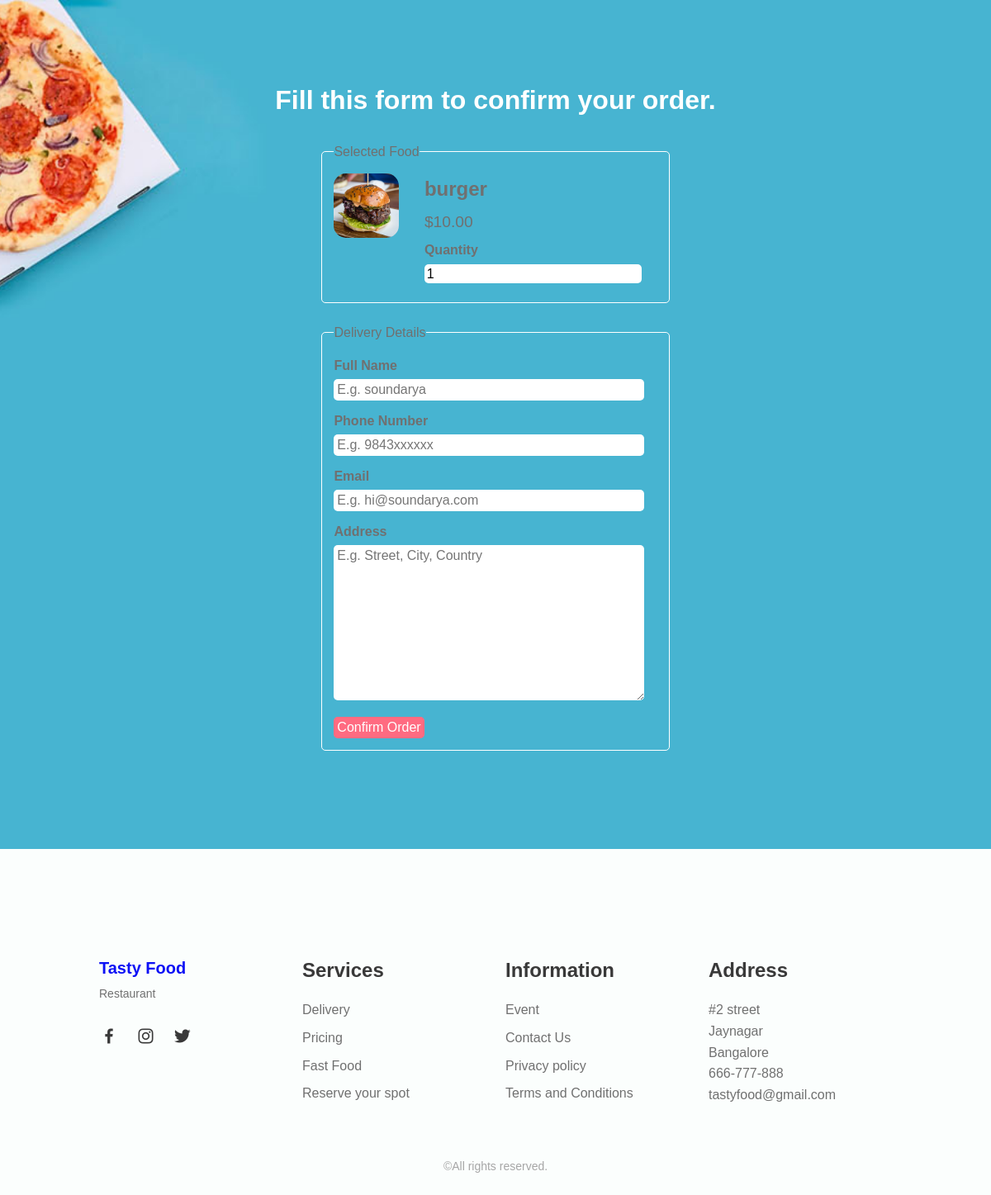
Page /order.php?food_id=17 on the committed database.
### tables this page shows
CREATE TABLE `tbl_food` (
  `id` int(10) UNSIGNED NOT NULL,
  `title` varchar(100) NOT NULL,
  `description` text NOT NULL,
  `price` decimal(10,2) NOT NULL,
  `image_name` varchar(255) NOT NULL,
  `category_id` int(10) UNSIGNED NOT NULL,
  `featured` varchar(10) NOT NULL,
  `active` varchar(10) NOT NULL
);

### order.php (the view, shortened to what this page needs)
<?php include('partials-front/menu.php'); ?>
<?php
if (isset($_GET['food_id']))
 {
    $food_id = $_GET['food_id'];
    $sql = " SELECT * FROM tbl_food WHERE id=$food_id";
    $res = mysqli_query($conn,$sql);
    $count = mysqli_num_rows($res);
    if ($count==1)
    {
        $row = mysqli_fetch_assoc($res);
        $title = $row['title'];
        $price = $row['price'];
        $image_name = $row['image_name'];
    }
    else
    {
        header('location:'.SITEURL);
    }
}
else
{
    header('location:'.SITEURL);
}
?>
    <section class="food-search">
        <div class="container">
            <h2 class="text-center text-white">Fill this form to confirm your order.</h2>
            <form action="" class="order" method="POST">
                <fieldset>
                    <legend>Selected Food</legend>
                    <div class="food-menu-img">
                        <?php
                        if ($image_name=="")
                        {
                            echo " <div class='error'> Image is Not Available.</div>";
                         }
                         else
                         {
                            ?>
                            <img src="<?php echo SITEURL; ?>images/food/<?php  echo $image_name;?>" alt="Chicke Hawain Pizza" class="img-responsive img-curve">
                            <?php
                         }
                        ?>
                    </div>
                    <div class="food-menu-desc">
                        <h3><?php echo $title; ?></h3>
                        <p class="food-price">$<?php echo $price;?></p>
                        <div class="order-label">Quantity</div>
                        <input type="number" name="qty" class="input-responsive" value="1" required>
                    </div>
                </fieldset>
                <fieldset>
                    <legend>Delivery Details</legend>
                    <div class="order-label">Full Name</div>
                    <input type="text" name="full-name" placeholder="E.g. soundarya" class="input-responsive" required>
                    <div class="order-label">Phone Number</div>
                    <input type="tel" name="contact" placeholder="E.g. 9843xxxxxx" class="input-responsive" required>
                    <div class="order-label">Email</div>
                    <input type="email" name="email" placeholder="E.g. hi@soundarya.com" class="input-responsive" required>
                    <div class="order-label">Address</div>
                    <textarea name="address" rows="10" placeholder="E.g. Street, City, Country" class="input-responsive" required></textarea>
                    <input type="submit" name="submit" value="Confirm Order" class="btn btn-primary">
                </fieldset>
            </form>
        </div>
    </section>
   <?php include('partials-front/footer.php'); ?>

### css/style.css (style rules this page uses)
* { margin: 0 0; padding: 0 0; font-family: Arial, Helvetica, sans-serif; }
.container { width: 80%; margin: 0 auto; padding: 1%; }
.img-responsive { width: 100%; }
.img-curve { border-radius: 15px; }
.text-center { text-align: center; }
.text-white { color: white; }
.btn { padding: 1%; border: none; font-size: 1rem; border-radius: 5px; }
.btn-primary { background-color: #ff6b81; color: white; cursor: pointer; }
h2 { color: #2f3542; font-size: 2rem; margin-bottom: 2%; }
h3 { font-size: 1.5rem; }
fieldset { border: 1px solid white; margin: 5%; padding: 3%; border-radius: 5px; }
.food-search { background-image: url(../images/bg.jpg); background-size: cover; background-repeat: no-repeat; background-position: center; padding: 7% 0; }
.food-menu-img { width: 20%; float: left; }
.food-menu-desc { width: 70%; float: left; margin-left: 8%; }
.food-price { font-size: 1.2rem; margin: 2% 0; }
.order { width: 50%; margin: 0 auto; }
.input-responsive { width: 96%; padding: 1%; margin-bottom: 3%; border: none; border-radius: 5px; font-size: 1rem; }
.order-label { margin-bottom: 1%; font-weight: bold; }
:root { --header-height: 3rem; --first-color: #0d11f5; --first-color-alt: #2f11d8; --title-color: #393939; --text-color: #707070; --text-color-light: #A6A6A6; --body-color: #FBFEFD; --container-color: #FFFFFF; --body-font: 'Poppins', sans-serif; --biggest-font-size: 2.25rem; --h1-font-size: 1.5rem; --h2-font-size: 1.25rem; --h3-font-size: 1rem; --normal-font-size: .938rem; --small-font-size: .813rem; --smaller-font-size: .75rem; --font-medium: 500; --font-semi-bold: 600; --mb-1: .5rem; --mb-2: 1rem; --mb-3: 1.5rem; --mb-4: 2rem; --mb-5: 2.5rem; --mb-6: 3rem; --z-tooltip: 10; --z-fixed: 100; }
@media screen and (min-width: 768px) { :root { --biggest-font-size: 4rem; --h1-font-size: 2.25rem; --h2-font-size: 1.5rem; --h3-font-size: 1.25rem; --normal-font-size: 1rem; --small-font-size: .875rem; --smaller-font-size: .813rem; } }
html { scroll-behavior: smooth; }
body { margin: var(--header-height) 0 0 0; font-family: var(--body-font); font-size: var(--normal-font-size); background-color: var(--body-color); color: var(--text-color); line-height: 1.6; }
h1, h2, h3, p, ul { margin: 0; }
img { max-width: 100%; height: auto; }
@media screen and (min-width:768px) { body { margin: 0; } }

### rows in the picture
tbl_food: image_name (picture), title "burger", price "10.00"
